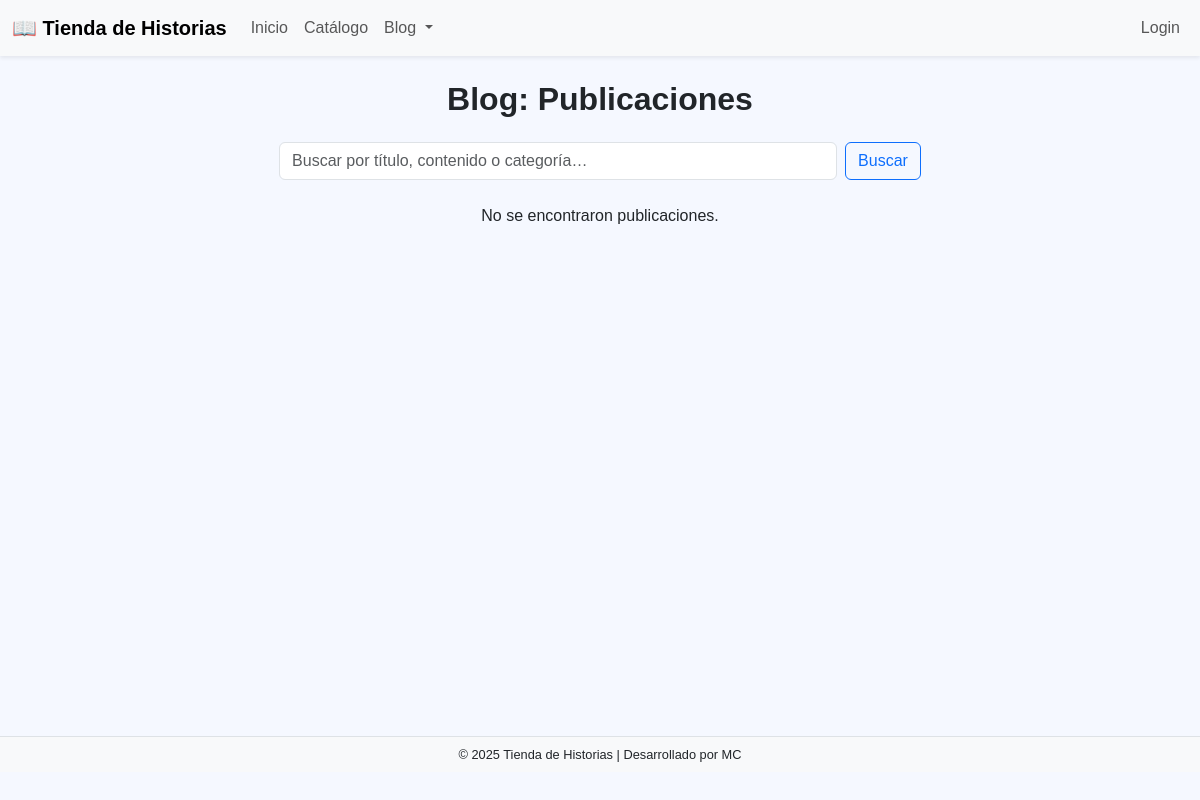
The app's page /blog/posts/, older data.
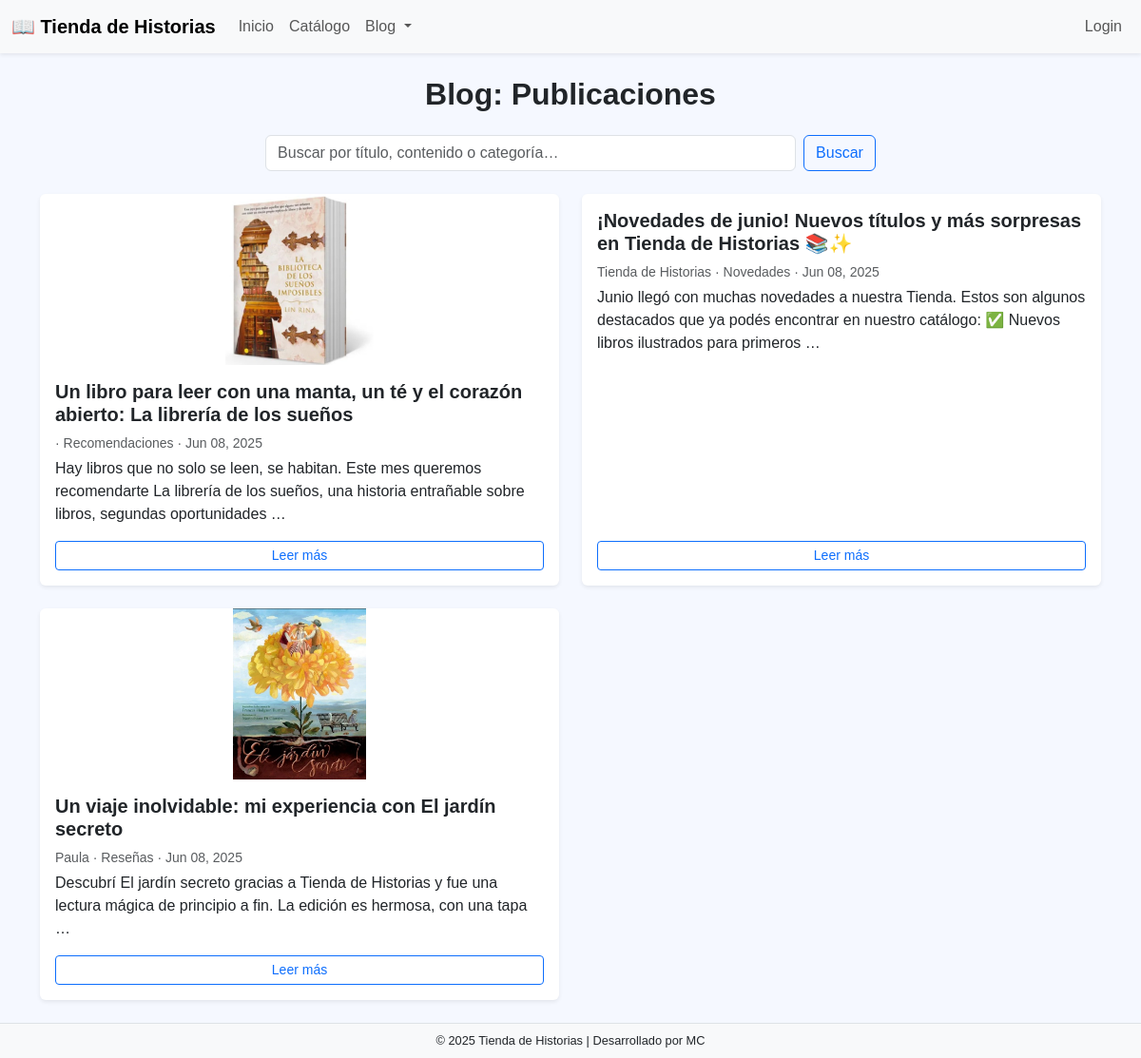
The same page, newer data.
### blog/models.py (models this page shows, shortened)
class Post(models.Model):
    title   = models.CharField(max_length=120)
    author = models.CharField(max_length=100, blank=True)
    content = models.TextField()
    image   = models.ImageField(upload_to="blog", blank=True, null=True)
    category = models.ForeignKey(
        Category,
        on_delete=models.SET_NULL,
        null=True,
        related_name="posts"
    )
    created = models.DateTimeField(auto_now_add=True)
    class Meta:
        ordering = ["-created"]

class Category(models.Model):
    name = models.CharField(max_length=40, unique=True)
    class Meta:
        ordering = ["name"]
        verbose_name = "Category"
        verbose_name_plural = "Categories"
    def __str__(self):
        return self.name

### blog/views.py (the view)
# urls.py: path("posts/", views.post_list, name="post_list"),
def post_list(request):
    query = request.GET.get("search", "").strip()
    if query:
        posts = Post.objects.filter(
            Q(title__icontains=query) |
            Q(content__icontains=query) |
            Q(category__name__icontains=query)
        )
    else:
        posts = Post.objects.all()
    return render(request, "blog/post_list.html",
                  {"posts": posts.order_by("-created"), "search": query})

### blog/templates/blog/post_list.html (shortened to what this page needs)
{% extends "core/base.html" %}
{% load static %}
{% block content %}
<div class="container py-4">
  <h2 class="mb-4 text-center fw-bold">Blog: Publicaciones</h2>
  <form method="get" class="d-flex justify-content-center mb-4">
    <input
      type="text"
      name="search"
      class="form-control w-50 me-2"
      placeholder="Buscar por título, contenido o categoría…"
      value="{{ search|default:'' }}"
    >
    <button class="btn btn-outline-primary" type="submit">Buscar</button>
  </form>
  {% if posts %}
    <div class="row row-cols-1 row-cols-md-2 g-4">
      {% for post in posts %}
        <div class="col">
          <div class="card h-100 shadow-sm border-0">
            {% if post.image %}
              <img src="{{ post.image.url }}"
                   class="card-img-top"
                   alt="{{ post.title }}"
                   style="height:180px; object-fit:contain;">
            {% endif %}
            <div class="card-body d-flex flex-column">
              <h5 class="card-title fw-bold">{{ post.title }}</h5>
              <p class="card-text small text-muted mb-1">
                {{ post.author }} &middot; {{ post.category }} &middot; {{ post.created|date:"M d, Y" }}
              </p>
              <p class="card-text flex-grow-1">
                {{ post.content|truncatewords:25 }}
              </p>
              {% if user.is_authenticated %}
                {% if user.is_staff or post.author == user.get_full_name or post.author == user.username %}
                  <div class="btn-group mt-auto">
                    <a href="{% url 'blog:post_edit' post.id %}"
                       class="btn btn-sm btn-outline-primary">Editar</a>
                    <a href="{% url 'blog:post_delete' post.id %}"
                       class="btn btn-sm btn-outline-dark">Eliminar</a>
                  </div>
                {% else %}
                  <a href="{% url 'blog:post_detail' post.id %}"
                     class="btn btn-sm btn-outline-primary mt-auto">Leer más</a>
                {% endif %}
              {% else %}
                <a href="{% url 'blog:post_detail' post.id %}"
                   class="btn btn-sm btn-outline-primary mt-auto">Leer más</a>
              {% endif %}
            </div>
          </div>
        </div>
      {% endfor %}
    </div>
  {% else %}
    <p class="text-center">No se encontraron publicaciones.</p>
  {% endif %}
</div>
{% endblock %}

### core/templates/core/base.html (shortened to what this page needs)
<!DOCTYPE html>
<html lang="es">
<head>
  {% load static %}
  <link href="https://cdn.jsdelivr.net/npm/bootstrap@5.3.0/dist/css/bootstrap.min.css" rel="stylesheet">
</head>
<body>
  <nav class="navbar navbar-expand-lg navbar-light bg-light shadow-sm">
    <div class="container-fluid">
      <a class="navbar-brand" href="{% url 'core:home' %}">📖 Tienda de Historias</a>
      <div class="collapse navbar-collapse" id="navbarContent">
        <ul class="navbar-nav me-auto mb-2 mb-lg-0">
          <li class="nav-item">
            <a class="nav-link" href="{% url 'core:home' %}">Inicio</a>
          </li>
          <li class="nav-item">
            <a class="nav-link" href="{% url 'product:product_catalog' %}">Catálogo</a>
          </li>
          <li class="nav-item dropdown">
            <a class="nav-link dropdown-toggle" href="#" id="blogDropdown"
               role="button" data-bs-toggle="dropdown" aria-expanded="false">
              Blog
            </a>
          </li>
        </ul>
        <ul class="navbar-nav mb-2 mb-lg-0">
          {% if user.is_authenticated %}
            <li class="nav-item d-flex align-items-center">
              <span class="nav-link pe-2">
                Hola, {{ user.get_full_name|default:user.username }}
              </span>
              <form action="{% url 'logout' %}" method="post" class="m-0">
                {% csrf_token %}
                <button type="submit" class="nav-link btn btn-link p-0">Logout</button>
              </form>
            </li>
          {% else %}
            <li class="nav-item">
              <a class="nav-link" href="{% url 'login' %}?next={{ request.path }}">Login</a>
            </li>
          {% endif %}
        </ul>
      </div>
    </div>
  </nav>
  <main class="container-fluid px-0" style="min-height:85vh;">
    {% block content %}{% endblock %}
  </main>
  <footer class="text-center py-2"
          style="font-size:.8rem; background-color:#f8f9fa; border-top:1px solid #dee2e6;">
    <p class="mb-0">© 2025 Tienda de Historias&nbsp;|&nbsp;Desarrollado por MC</p>
  </footer>
</body>
</html>

### core/templates/core/base.html (style rules this page uses)
body { font-family: Arial, Helvetica, sans-serif; background-color:#f5f8ff; color:#212529; }
.navbar-brand { font-weight:bold; }

Row changes from the older to the newer data that the page shows:
added Post: image (picture), title "Un libro para leer con una manta, un té y el corazón abierto: La librería de los sueños", category "Recomendaciones", created "Jun 08, 2025", content "Hay libros que no solo se leen, se habitan. Este mes queremos recomendarte La librería de los sueños, una historia entrañable sobre libros, segundas oportunidades …"
added Post: title "¡Novedades de junio! Nuevos títulos y más sorpresas en Tienda de Historias 📚✨", author "Tienda de Historias", category "Novedades", created "Jun 08, 2025", content "Junio llegó con muchas novedades a nuestra Tienda. Estos son algunos destacados que ya podés encontrar en nuestro catálogo: ✅ Nuevos libros ilustrados para primeros …"
added Post: image (picture), title "Un viaje inolvidable: mi experiencia con El jardín secreto", author "Paula", category "Reseñas", created "Jun 08, 2025", content "Descubrí El jardín secreto gracias a Tienda de Historias y fue una lectura mágica de principio a fin. La edición es hermosa, con una tapa …"
Text that changed along with them:
text no longer shown: "No se encontraron publicaciones."
